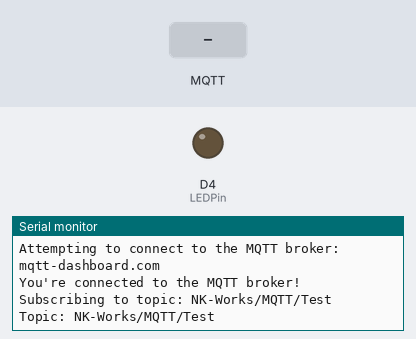
Bench run of a sketch on a simulated Arduino Nano 33 IoT. Shown: output pins drawn as LEDs (lit = HIGH), the last lines printed to the serial monitor. The inputs (shaded band) are chosen by the test bench. WiFi joins after 1.5 s; servers stay silent unless stated; no MQTT or app messages arrive unless stated.

Above: at 2.7 s.
2.8 s: MQTT message "1" arrives on the first subscribed topic
At 4.7 s:
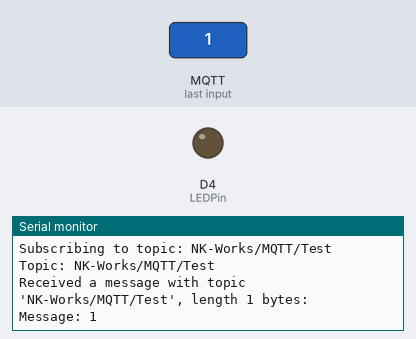
5.3 s: MQTT message "on" arrives on the first subscribed topic
At 7.5 s:
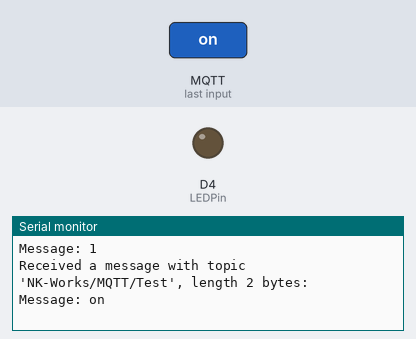
7.8 s: MQTT message "off" arrives on the first subscribed topic
At 9.7 s:
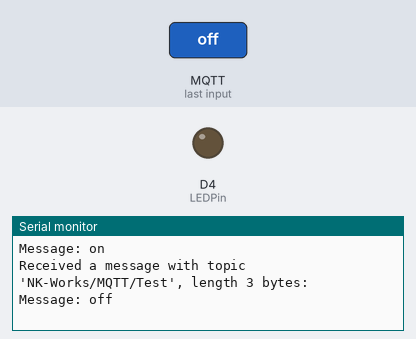

The sketch:

subscriber.ino
```cpp
/* This code is made by Anneshu Nag, Student ID- 2210994760  */
/*                    Dated- 31/08/2023                      */

/* In this code, the Arduino Nano 33 IoT is acting as the subscriber. */
#include <ArduinoMqttClient.h>
#include <WiFiNINA.h>

// WiFi credentials
char ssid[] = "SSID";  // Your WiFi SSID
char pass[] = "PASS";  // You WiFi Password

// Pin for controlling the light
int LEDPin = 4;

// WiFi and MQTT client instances
WiFiClient wifiClient;
MqttClient mqttClient(wifiClient);

// MQTT broker details
const char broker[] = "mqtt-dashboard.com";
int port = 1883;
const char topic[] = "NK-Works/MQTT/Test";

void setup() {
  Serial.begin(9600);
  pinMode(LEDPin, OUTPUT);

  // Wait for serial port to connect
  while (!Serial) {
    ;
  }

  Serial.print("Attempting to connect to SSID: ");
  Serial.println(ssid);

  // Attempt to connect to WiFi network
  while (WiFi.begin(ssid, pass) != WL_CONNECTED) {
    Serial.print(".");
    delay(5000);
  }

  Serial.println("You're connected to the network");
  Serial.println();

  Serial.print("Attempting to connect to the MQTT broker: ");
  Serial.println(broker);

  // Connect to MQTT broker
  if (!mqttClient.connect(broker, port)) {
    Serial.print("MQTT connection failed! Error code = ");
    Serial.println(mqttClient.connectError());

    while (1);
  }

  Serial.println("You're connected to the MQTT broker!");
  Serial.println();

  // Set up MQTT message handler
  mqttClient.onMessage(onMqttMessage);

  Serial.print("Subscribing to topic: ");
  Serial.println(topic);
  Serial.println();

  // Subscribe to the specified topic
  mqttClient.subscribe(topic);

  Serial.print("Topic: ");
  Serial.println(topic);

  Serial.println();
}

void loop() {
  // Keep the MQTT connection alive
  mqttClient.poll();
}

// MQTT message handler
void onMqttMessage(int messageSize) {
  Serial.print("Received a message with topic '");
  Serial.print(mqttClient.messageTopic());
  Serial.print("', length ");
  Serial.print(messageSize);
  Serial.println(" bytes:");

  String message = mqttClient.readString();
  Serial.print("Message: ");
  Serial.println(message);
  Serial.println();

  if (message == "NK : Wave signal recorded!") {
  // Flash the LED as a notification (3 times per publish)
  digitalWrite(LEDPin, HIGH);
  delay(300);
  digitalWrite(LEDPin, LOW);
  delay(300);
  digitalWrite(LEDPin, HIGH);
  delay(300);
  digitalWrite(LEDPin, LOW);
  delay(300);
  digitalWrite(LEDPin, HIGH);
  delay(300);
  digitalWrite(LEDPin, LOW);
  delay(300);
  } else if (message == "NK : Pat signal recorded!"){
    // Flash the LED as a notification (2 times per publish)
  digitalWrite(LEDPin, HIGH);
  delay(300);
  digitalWrite(LEDPin, LOW);
  delay(300);
  digitalWrite(LEDPin, HIGH);
  delay(300);
  digitalWrite(LEDPin, LOW);
  delay(300);
  }

}
```

Measured:
- after the input at 2.8 s, the serial monitor: prints a new line at once (image 1)
- after the input at 5.3 s, the serial monitor: prints a new line at once (image 2)
- after the input at 7.8 s, the serial monitor: prints a new line at once (image 3)
